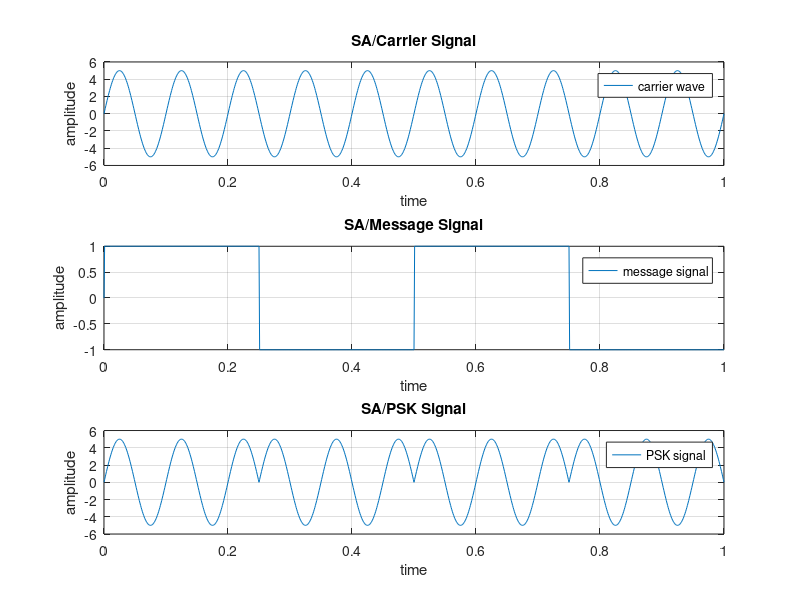

The MATLAB script that drew this image:
clc;
clear all;
close all;

amp = 5;
fm = 2; % message frequency (binary)
fc = 10;  % carrier frequency
t = 0:0.001:1;

% carrier
x = amp * sin(2 * pi * fc * t);
subplot(3, 1, 1);
plot(t, x);
grid on;
xlabel("time");
ylabel("amplitude");
title("SA/Carrier Signal");
legend("carrier wave");

% message signal (bipolar square wave using sign function)
y = sign(sin(2 * pi * fm * t));
subplot(3, 1, 2);
plot(t, y);
grid on;
xlabel("time");
ylabel("amplitude");
title("SA/Message Signal");
legend("message signal");

% psk modulation (invert carrier phase based on message bit)
a = x .* y;
subplot(3, 1, 3);
plot(t, a);
grid on;
xlabel("time");
ylabel("amplitude");
title("SA/PSK Signal");
legend("PSK signal");
